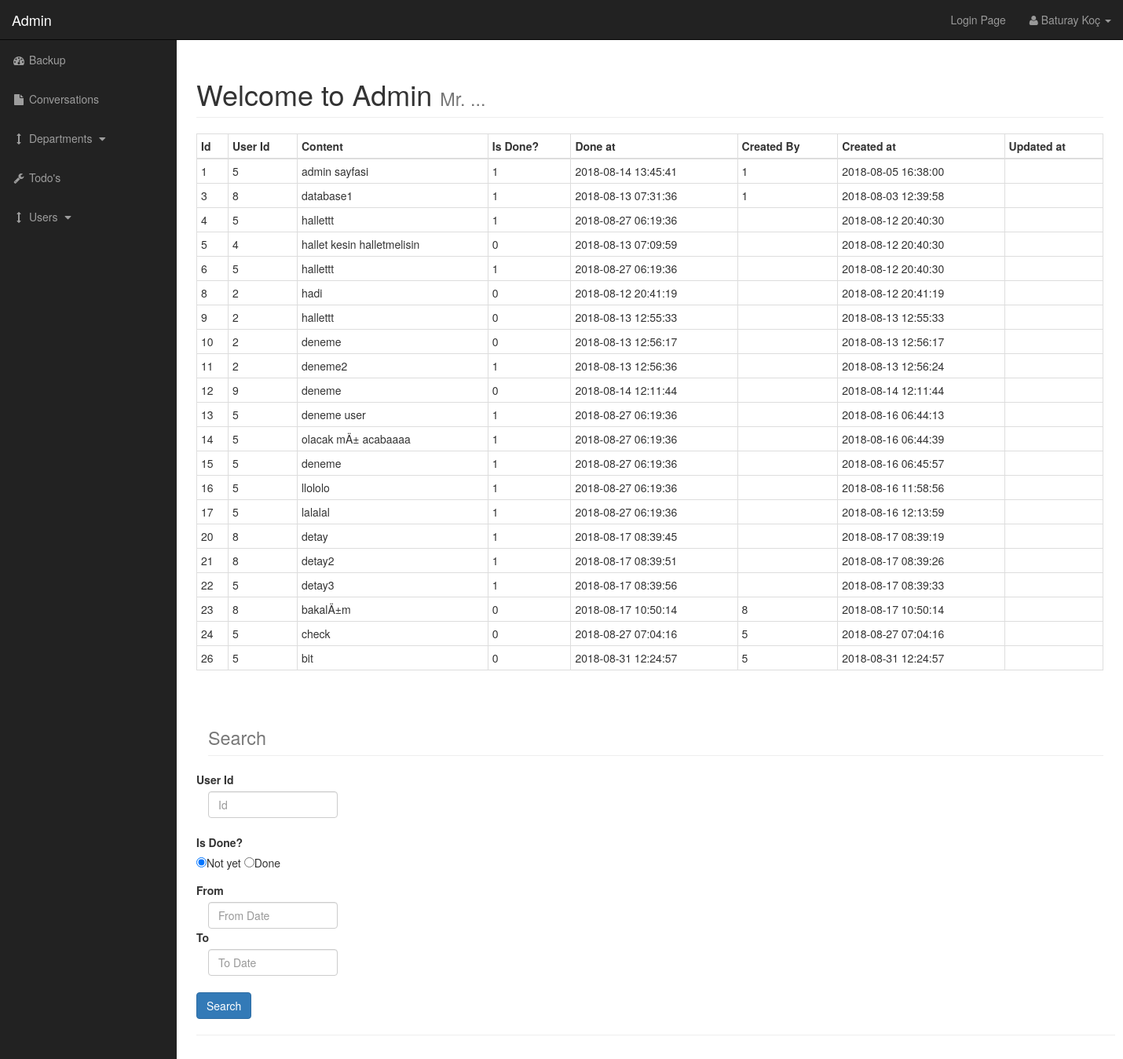
The page /admin/todos.php on the database its author committed.
### tables this page shows
CREATE TABLE `todos` (
  `id` int(10) NOT NULL,
  `user_id` int(10) NOT NULL,
  `is_done` tinyint(1) NOT NULL,
  `content` varchar(191) NOT NULL,
  `created_user` int(11) DEFAULT NULL,
  `done_at` timestamp NULL DEFAULT CURRENT_TIMESTAMP ON UPDATE CURRENT_TIMESTAMP,
  `created_at` timestamp NOT NULL DEFAULT CURRENT_TIMESTAMP,
  `updated_at` timestamp NULL DEFAULT NULL,
  `expiry_date` timestamp NULL DEFAULT NULL
);

### admin/todos.php (the view, shortened to what this page needs)
<?php include "includes/admin_header.php" ?>
    <div id="wrapper">
        <?php include "includes/admin_navigation.php" ?>
        <div id="page-wrapper">
            <div class="container-fluid">
                <div class="row">
                    <div class="col-lg-12">
                        <h1 class="page-header">
                            Welcome to Admin
                            <small>Mr. ...</small>
                        </h1>
<table class="table table-condensed table-bordered">
                            <thead>
                                <tr>
                                    <th>Id</th>
                                    <th>User Id</th>
                                    <th>Content</th>
                                    <th>Is Done?</th>
                                    <th>Done at</th>
                                    <th>Created By</th>
                                    <th>Created at</th>
                                    <th>Updated at</th>
                                </tr>
                            </thead>
                             <tbody>
                            <?php
                            $query = "SELECT * FROM todos ";
                            $select_todos = mysqli_query($connection, $query);
                                 if($select_todos)
                                 {
                                    while($row = mysqli_fetch_assoc($select_todos))
                                    {
                                        $todo_id = $row['id'];
                                        $todo_user_id =   $row['user_id'];
                                        $todo_content =   $row['content'];
                                        $todo_is_done =   $row['is_done'];
                                        $todo_done_at =   $row['done_at'];
                                        $todo_created_user =   $row['created_user'];
                                        $todo_created_at =   $row['created_at'];
                                        $todo_updated_at =   $row['updated_at'];
                                        echo "<tr>";
                                        echo "<td>$todo_id</td>";
                                        echo "<td>$todo_user_id</td>";
                                        echo "<td>$todo_content</td>";
                                        echo "<td>$todo_is_done</td>";
                                        echo "<td>$todo_done_at</td>";
                                        echo "<td>$todo_created_user</td>";
                                        echo "<td>$todo_created_at</td>";
                                        echo "<td>$todo_updated_at</td>";
                                        echo "</tr>";
                                    }
                                 }
                            ?>
                        </tbody>
                        </table>
                        <div class="container">
        <h1 class="page-header">
            <small>Search</small>
        </h1>
       <div class="row">
           <form method="post" action="todos.php">
               <div class="form-group">
                   <label for="id">User Id</label>
                     <br>
                      <div class="col-lg-2">
                      <input type="text" class="form-control" name="user_id" placeholder="Id"><br>
                      </div>
               </div><br><br>
               <div class="form-group">
                   <label for="is_done">Is Done?</label>
                      <br>
                    <input type="radio" name="is_done" value="0" checked="true">Not yet
                    <input type="radio" name="is_done" value="1">Done
               </div>
               <div class="form-group">
                   <label for="created_at">From</label>
                      <br>
                       <div class="col-lg-2">
                    <input type="text" name="created_at" id="from" class="form-control" placeholder="From Date">
                   </div>
               </div>
               <br>
               <div class="form-group">
                   <label for="done_at">To</label>
                     <br>
                      <div class="col-lg-2">
                    <input type="text" name="done_at" id="to" class="form-control" placeholder="To Date">
                   </div>
               </div><br><br>
               <div class="form-group">
                  <input type="submit" class="btn btn-primary" name="submit" value="Search">
               </div><hr>
           </form>
       </div>
    </div>
                    </div>
                </div>
            </div>
        </div>
<?php include "includes/admin_footer.php" ?>

### admin/css/sb-admin.css (style rules this page uses)
body { margin-top: 100px; background-color: #222; }
@media (min-width:768px) { body { margin-top: 50px; } }
#wrapper { padding-left: 0; }
#page-wrapper { width: 100%; padding: 0; background-color: #fff; }
@media (min-width:768px) { #wrapper { padding-left: 225px; } }
@media (min-width:768px) { #page-wrapper { padding: 10px; } }

### rows shown on the page
todos: id "1", user "5", content "admin sayfasi", is_done "1", done_at "2018-08-14 13:45:41", created_user "1", created_at "2018-08-05 16:38:00"
todos: id "3", user "8", content "database1", is_done "1", done_at "2018-08-13 07:31:36", created_user "1", created_at "2018-08-03 12:39:58"
todos: id "4", user "5", content "hallettt", is_done "1", done_at "2018-08-27 06:19:36", created_at "2018-08-12 20:40:30"
todos: id "5", user "4", content "hallet kesin halletmelisin", is_done "0", done_at "2018-08-13 07:09:59", created_at "2018-08-12 20:40:30"
todos: id "6", user "5", content "hallettt", is_done "1", done_at "2018-08-27 06:19:36", created_at "2018-08-12 20:40:30"
todos: id "8", user "2", content "hadi", is_done "0", done_at "2018-08-12 20:41:19", created_at "2018-08-12 20:41:19"
todos: id "9", user "2", content "hallettt", is_done "0", done_at "2018-08-13 12:55:33", created_at "2018-08-13 12:55:33"
todos: id "10", user "2", content "deneme", is_done "0", done_at "2018-08-13 12:56:17", created_at "2018-08-13 12:56:17"
todos: id "11", user "2", content "deneme2", is_done "1", done_at "2018-08-13 12:56:36", created_at "2018-08-13 12:56:24"
todos: id "12", user "9", content "deneme", is_done "0", done_at "2018-08-14 12:11:44", created_at "2018-08-14 12:11:44"
todos: id "13", user "5", content "deneme user", is_done "1", done_at "2018-08-27 06:19:36", created_at "2018-08-16 06:44:13"
todos: id "14", user "5", content "olacak mÄ± acabaaaa", is_done "1", done_at "2018-08-27 06:19:36", created_at "2018-08-16 06:44:39"
todos: id "15", user "5", content "deneme", is_done "1", done_at "2018-08-27 06:19:36", created_at "2018-08-16 06:45:57"
todos: id "16", user "5", content "llololo", is_done "1", done_at "2018-08-27 06:19:36", created_at "2018-08-16 11:58:56"
todos: id "17", user "5", content "lalalal", is_done "1", done_at "2018-08-27 06:19:36", created_at "2018-08-16 12:13:59"
todos: id "20", user "8", content "detay", is_done "1", done_at "2018-08-17 08:39:45", created_at "2018-08-17 08:39:19"
todos: id "21", user "8", content "detay2", is_done "1", done_at "2018-08-17 08:39:51", created_at "2018-08-17 08:39:26"
todos: id "22", user "5", content "detay3", is_done "1", done_at "2018-08-17 08:39:56", created_at "2018-08-17 08:39:33"
todos: id "23", user "8", content "bakalÄ±m", is_done "0", done_at "2018-08-17 10:50:14", created_user "8", created_at "2018-08-17 10:50:14"
todos: id "24", user "5", content "check", is_done "0", done_at "2018-08-27 07:04:16", created_user "5", created_at "2018-08-27 07:04:16"
todos: id "26", user "5", content "bit", is_done "0", done_at "2018-08-31 12:24:57", created_user "5", created_at "2018-08-31 12:24:57"
